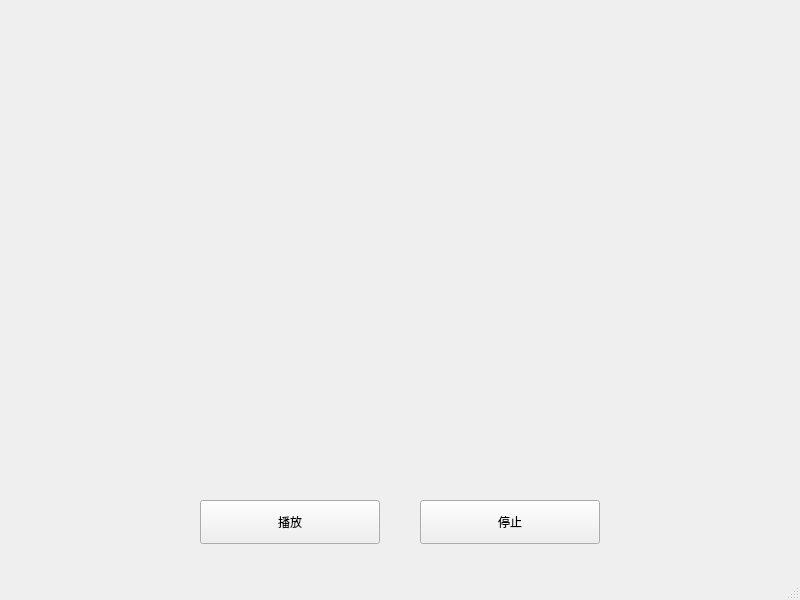
<?xml version="1.0" encoding="UTF-8"?>
<ui version="4.0">
 <class>MainWindow</class>
 <widget class="QMainWindow" name="MainWindow">
  <property name="geometry">
   <rect>
    <x>0</x>
    <y>0</y>
    <width>800</width>
    <height>600</height>
   </rect>
  </property>
  <property name="windowTitle">
   <string>MainWindow</string>
  </property>
  <widget class="QWidget" name="centralwidget">
   <property name="acceptDrops">
    <bool>false</bool>
   </property>
   <widget class="QPushButton" name="playBtn">
    <property name="geometry">
     <rect>
      <x>200</x>
      <y>500</y>
      <width>180</width>
      <height>44</height>
     </rect>
    </property>
    <property name="text">
     <string>播放</string>
    </property>
   </widget>
   <widget class="QPushButton" name="stopBtn">
    <property name="geometry">
     <rect>
      <x>420</x>
      <y>500</y>
      <width>180</width>
      <height>44</height>
     </rect>
    </property>
    <property name="text">
     <string>停止</string>
    </property>
   </widget>
  </widget>
  <widget class="QMenuBar" name="menubar">
   <property name="geometry">
    <rect>
     <x>0</x>
     <y>0</y>
     <width>800</width>
     <height>21</height>
    </rect>
   </property>
  </widget>
  <widget class="QStatusBar" name="statusbar"/>
 </widget>
 <resources/>
 <connections/>
</ui>
